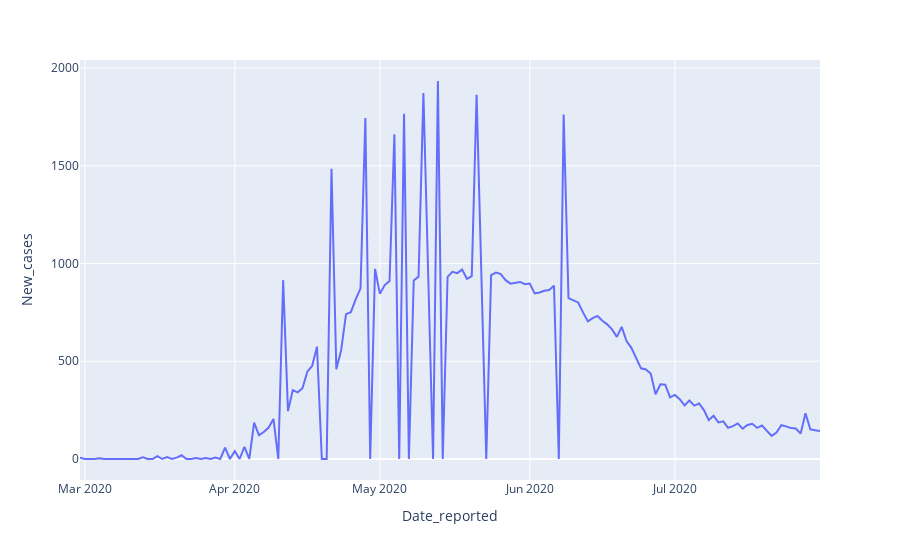

The code cell stored with this chart in its notebook:
### Code cell
fig = px.line(belarus, "Date_reported","New_cases")
#fig.update_layout(hovermode = "x unified")
fig.show()

### Figure 1 — Plotly figure (JSON) as saved in the notebook; plotly's stock layout.template omitted (floating-point values rounded to 4 significant figures; data arrays with more than 128 entries replaced by an {"elided": "..."} marker saying what was removed)
{"data": [{"hovertemplate": "Date_reported=%{x}<br>New_cases=%{y}<extra></extra>", "legendgroup": "", "line": {"color": "#636efa", "dash": "solid"}, "marker": {"symbol": "circle"}, "mode": "lines", "name": "", "orientation": "v", "showlegend": false, "type": "scatter", "x": {"elided": "154 str values"}, "xaxis": "x", "y": {"elided": "154 int values"}, "yaxis": "y"}], "layout": {"legend": {"tracegroupgap": 0}, "margin": {"t": 60}, "xaxis": {"anchor": "y", "domain": [0, 1], "title": {"text": "Date_reported"}}, "yaxis": {"anchor": "x", "domain": [0, 1], "title": {"text": "New_cases"}}}}
